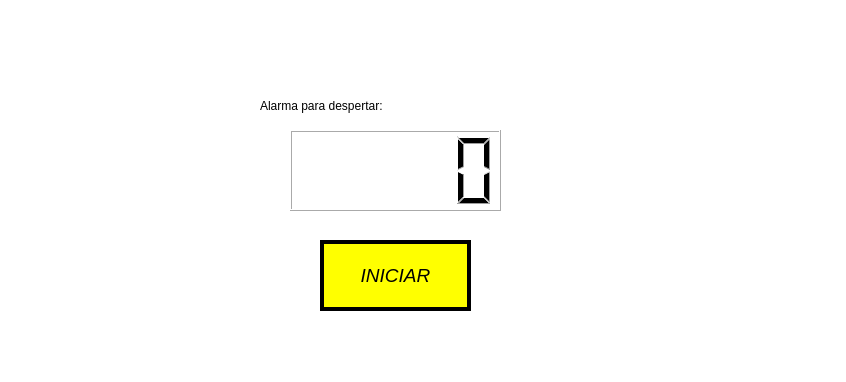
<?xml version="1.0" encoding="UTF-8"?>
<ui version="4.0">
 <class>MainWindow</class>
 <widget class="QMainWindow" name="MainWindow">
  <property name="geometry">
   <rect>
    <x>0</x>
    <y>0</y>
    <width>846</width>
    <height>382</height>
   </rect>
  </property>
  <property name="windowTitle">
   <string>MainWindow</string>
  </property>
  <property name="styleSheet">
   <string notr="true">background: color white
</string>
  </property>
  <widget class="QWidget" name="centralwidget">
   <widget class="QPushButton" name="btn_iniciar">
    <property name="geometry">
     <rect>
      <x>320</x>
      <y>240</y>
      <width>151</width>
      <height>71</height>
     </rect>
    </property>
    <property name="font">
     <font>
      <family>MS Sans Serif</family>
      <pointsize>14</pointsize>
      <weight>9</weight>
      <italic>true</italic>
      <bold>false</bold>
     </font>
    </property>
    <property name="styleSheet">
     <string notr="true">background:color yellow;
font: 75 italic 14pt &quot;MS Sans Serif&quot;;
border: 4px solid black;
border_radius: 25px;</string>
    </property>
    <property name="text">
     <string>INICIAR</string>
    </property>
   </widget>
   <widget class="QLabel" name="label">
    <property name="geometry">
     <rect>
      <x>60</x>
      <y>-80</y>
      <width>231</width>
      <height>241</height>
     </rect>
    </property>
    <property name="styleSheet">
     <string notr="true">border-image: url(:/Logos/ingenieria logo.png);</string>
    </property>
    <property name="text">
     <string/>
    </property>
   </widget>
   <widget class="QLabel" name="label_2">
    <property name="geometry">
     <rect>
      <x>550</x>
      <y>0</y>
      <width>221</width>
      <height>101</height>
     </rect>
    </property>
    <property name="styleSheet">
     <string notr="true">border-image: url(:/Logos/uat logo.jpg);</string>
    </property>
    <property name="text">
     <string/>
    </property>
   </widget>
   <widget class="QLabel" name="label_3">
    <property name="geometry">
     <rect>
      <x>580</x>
      <y>170</y>
      <width>191</width>
      <height>161</height>
     </rect>
    </property>
    <property name="styleSheet">
     <string notr="true">border-image: url(:/Logos/logo programador.png);</string>
    </property>
    <property name="text">
     <string/>
    </property>
   </widget>
   <widget class="QLabel" name="label_4">
    <property name="geometry">
     <rect>
      <x>260</x>
      <y>80</y>
      <width>271</width>
      <height>51</height>
     </rect>
    </property>
    <property name="styleSheet">
     <string notr="true">font: 75 italic 15pt &quot;MS Sans Serif&quot;;</string>
    </property>
    <property name="text">
     <string>Alarma para despertar:</string>
    </property>
   </widget>
   <widget class="QLCDNumber" name="lcd_alarma">
    <property name="geometry">
     <rect>
      <x>290</x>
      <y>130</y>
      <width>211</width>
      <height>81</height>
     </rect>
    </property>
   </widget>
  </widget>
  <widget class="QMenuBar" name="menubar">
   <property name="geometry">
    <rect>
     <x>0</x>
     <y>0</y>
     <width>846</width>
     <height>26</height>
    </rect>
   </property>
  </widget>
  <widget class="QStatusBar" name="statusbar"/>
 </widget>
 <resources>
  <include location="recursos.qrc"/>
 </resources>
 <connections/>
</ui>
